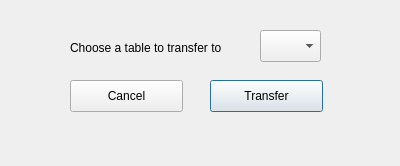
<?xml version="1.0" encoding="UTF-8"?>
<ui version="4.0">
 <class>transfertable</class>
 <widget class="QDialog" name="transfertable">
  <property name="geometry">
   <rect>
    <x>0</x>
    <y>0</y>
    <width>400</width>
    <height>166</height>
   </rect>
  </property>
  <property name="windowTitle">
   <string>Dialog</string>
  </property>
  <widget class="QPushButton" name="TransferConfirm_Button">
   <property name="geometry">
    <rect>
     <x>210</x>
     <y>80</y>
     <width>113</width>
     <height>32</height>
    </rect>
   </property>
   <property name="text">
    <string>Transfer</string>
   </property>
  </widget>
  <widget class="QPushButton" name="cancelButton_inTransfer">
   <property name="geometry">
    <rect>
     <x>70</x>
     <y>80</y>
     <width>113</width>
     <height>32</height>
    </rect>
   </property>
   <property name="text">
    <string>Cancel</string>
   </property>
  </widget>
  <widget class="QLabel" name="label">
   <property name="geometry">
    <rect>
     <x>70</x>
     <y>40</y>
     <width>181</width>
     <height>16</height>
    </rect>
   </property>
   <property name="text">
    <string>Choose a table to transfer to</string>
   </property>
  </widget>
  <widget class="QComboBox" name="transferTable_comboBox">
   <property name="geometry">
    <rect>
     <x>260</x>
     <y>30</y>
     <width>61</width>
     <height>32</height>
    </rect>
   </property>
  </widget>
 </widget>
 <resources/>
 <connections/>
</ui>
